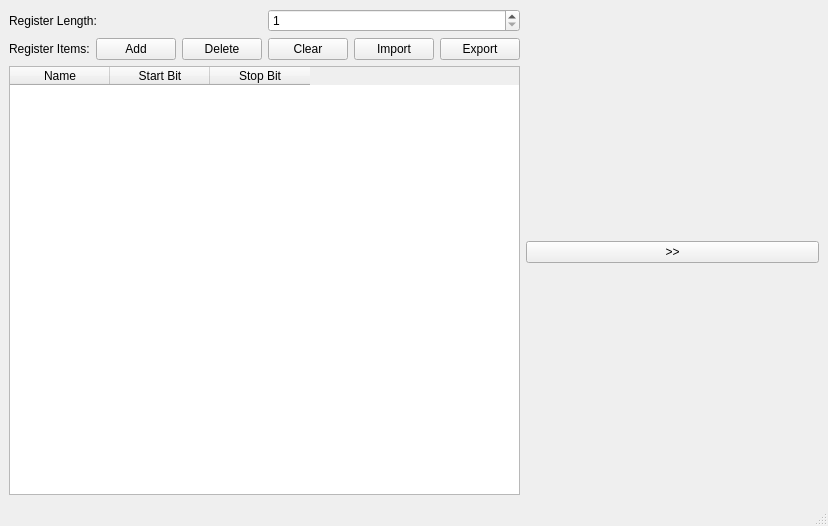
<?xml version="1.0" encoding="UTF-8"?>
<ui version="4.0">
 <class>MainWindow</class>
 <widget class="QMainWindow" name="MainWindow">
  <property name="geometry">
   <rect>
    <x>0</x>
    <y>0</y>
    <width>828</width>
    <height>526</height>
   </rect>
  </property>
  <property name="windowTitle">
   <string>MainWindow</string>
  </property>
  <widget class="QWidget" name="centralwidget">
   <layout class="QHBoxLayout" name="horizontalLayout_2">
    <item>
     <layout class="QVBoxLayout" name="verticalLayout">
      <item>
       <layout class="QHBoxLayout" name="horizontalLayout">
        <item>
         <widget class="QLabel" name="label">
          <property name="text">
           <string>Register Length:</string>
          </property>
         </widget>
        </item>
        <item>
         <widget class="QSpinBox" name="regLenBox">
          <property name="minimum">
           <number>1</number>
          </property>
         </widget>
        </item>
       </layout>
      </item>
      <item>
       <layout class="QHBoxLayout" name="horizontalLayout_3">
        <item>
         <widget class="QLabel" name="label_2">
          <property name="text">
           <string>Register Items:</string>
          </property>
         </widget>
        </item>
        <item>
         <widget class="QPushButton" name="regItemAddButton">
          <property name="minimumSize">
           <size>
            <width>40</width>
            <height>0</height>
           </size>
          </property>
          <property name="text">
           <string>Add</string>
          </property>
         </widget>
        </item>
        <item>
         <widget class="QPushButton" name="regItemDeleteButton">
          <property name="minimumSize">
           <size>
            <width>40</width>
            <height>0</height>
           </size>
          </property>
          <property name="text">
           <string>Delete</string>
          </property>
         </widget>
        </item>
        <item>
         <widget class="QPushButton" name="regItemClearButton">
          <property name="minimumSize">
           <size>
            <width>40</width>
            <height>0</height>
           </size>
          </property>
          <property name="text">
           <string>Clear</string>
          </property>
         </widget>
        </item>
        <item>
         <widget class="QPushButton" name="regItemImportButton">
          <property name="minimumSize">
           <size>
            <width>40</width>
            <height>0</height>
           </size>
          </property>
          <property name="text">
           <string>Import</string>
          </property>
         </widget>
        </item>
        <item>
         <widget class="QPushButton" name="regItemExportButton">
          <property name="minimumSize">
           <size>
            <width>40</width>
            <height>0</height>
           </size>
          </property>
          <property name="text">
           <string>Export</string>
          </property>
         </widget>
        </item>
       </layout>
      </item>
      <item>
       <widget class="QTableWidget" name="regItemTable">
        <property name="sizePolicy">
         <sizepolicy hsizetype="Preferred" vsizetype="Expanding">
          <horstretch>0</horstretch>
          <verstretch>0</verstretch>
         </sizepolicy>
        </property>
        <property name="selectionMode">
         <enum>QAbstractItemView::SingleSelection</enum>
        </property>
        <property name="selectionBehavior">
         <enum>QAbstractItemView::SelectRows</enum>
        </property>
        <attribute name="verticalHeaderVisible">
         <bool>false</bool>
        </attribute>
        <column>
         <property name="text">
          <string>Name</string>
         </property>
        </column>
        <column>
         <property name="text">
          <string>Start Bit</string>
         </property>
        </column>
        <column>
         <property name="text">
          <string>Stop Bit</string>
         </property>
        </column>
       </widget>
      </item>
     </layout>
    </item>
    <item>
     <widget class="QPushButton" name="changeButton">
      <property name="text">
       <string>&gt;&gt;</string>
      </property>
     </widget>
    </item>
    <item>
     <layout class="QVBoxLayout" name="itemVLayout"/>
    </item>
   </layout>
  </widget>
  <widget class="QMenuBar" name="menubar">
   <property name="geometry">
    <rect>
     <x>0</x>
     <y>0</y>
     <width>828</width>
     <height>22</height>
    </rect>
   </property>
  </widget>
  <widget class="QStatusBar" name="statusbar"/>
 </widget>
 <resources/>
 <connections/>
</ui>
